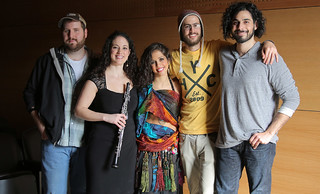
#> input picture database/11702036466_d2c45b188e_n.jpg, 320 x 194 px; its folder holds only this picture in this run
$ python facecount.py   (older library calls are emulated)
#> lines starting #> are read from the running program, lines starting #| are printed output that depends on the picture; after the words box and inside, x2 and y2 are one past the last pixel; in counts of white or black regions, pixels touching at a corner belong together
import cv2
import sys
import matplotlib.pyplot as plt
import os
from scipy import ndimage, misc
# Get user supplied values

directory = os.fsdecode('./database')
total = 0
#image = cv2.imread('C:/Users/BIDISHA/Desktop/FaceCount/the_party.jpg',1)
faceCascade = cv2.CascadeClassifier('haarcascade_frontalface_default.xml')

for file in os.listdir(directory):
    filename = os.fsdecode(file)
    if filename.endswith(".jpg"):
        # Read the image
        path = os.path.join(directory,filename)
        image = cv2.imread(path,1)
#> image is the input picture: shape (194, 320, 3); mean B, G, R 70.4, 82.8, 97
        gray = cv2.cvtColor(image, cv2.COLOR_BGR2GRAY)
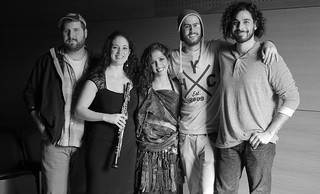
#> gray: shape (194, 320); min 0, max 255, mean 85.6

        # Detect faces in the image
        faces = faceCascade.detectMultiScale(
            gray,
            scaleFactor=1.1,
            minNeighbors=5,
            minSize=(30, 30)
            #flags = cv2.CV_HAAR_SCALE_IMAGE
        )
#> faces = [[224, 9, 34, 34]]
        total += len(faces)
#> total = 1
        print("Found {0} faces!".format(len(faces)))
#| Found 1 faces!

        # Draw a rectangle around the faces
        for (x, y, w, h) in faces:
            cv2.rectangle(image, (x, y), (x+w, y+h), (0, 255, 0), 2)
#> this loop made 1 pass
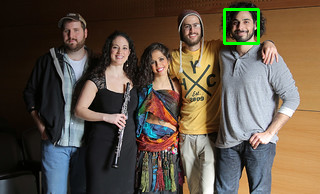
#> image: shape (194, 320, 3); 0.65% of pixels changed, all inside (x1, y1, x2, y2) = (223, 8, 260, 45)


print("Total detected faces = {}".format(total))
#| Total detected faces = 1
        #status = cv2.imwrite(filename, image)
#print ("Image written to file-system : ",status)
# cv2.waitKey(0)

$ run again, on database/20_Family_Group_Family_Group_20_140.jpg
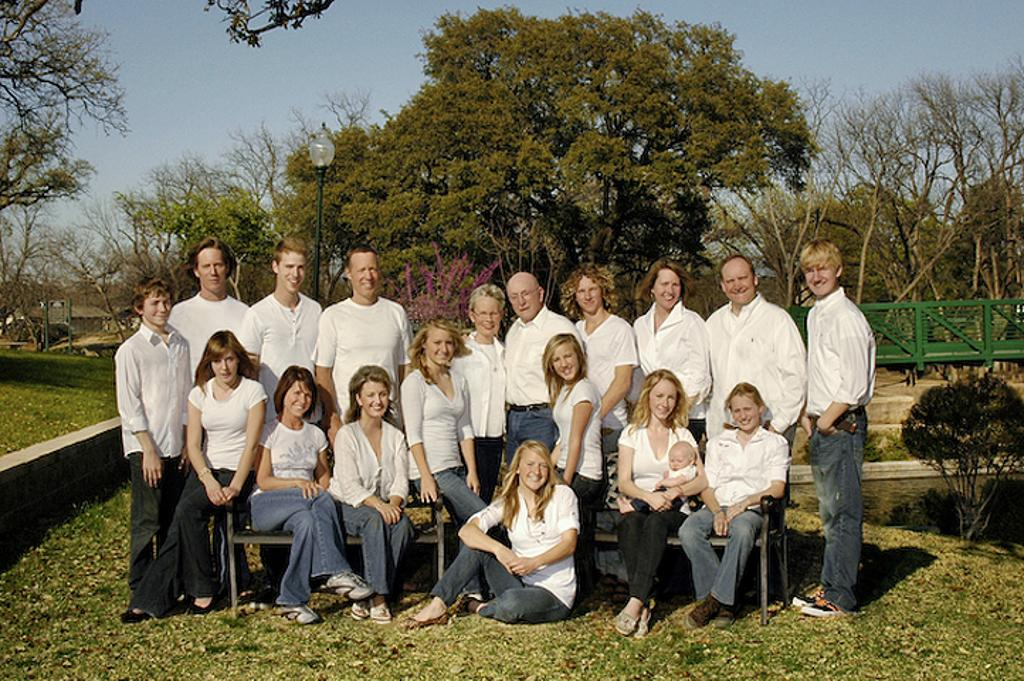
#> input picture database/20_Family_Group_Family_Group_20_140.jpg, 1024 x 681 px
#> image is the input picture: shape (681, 1024, 3); mean B, G, R 86.2, 107.2, 111.9
#> `gray = cv2.cvtColor(image, cv2.COLOR_BGR2GRAY)`:
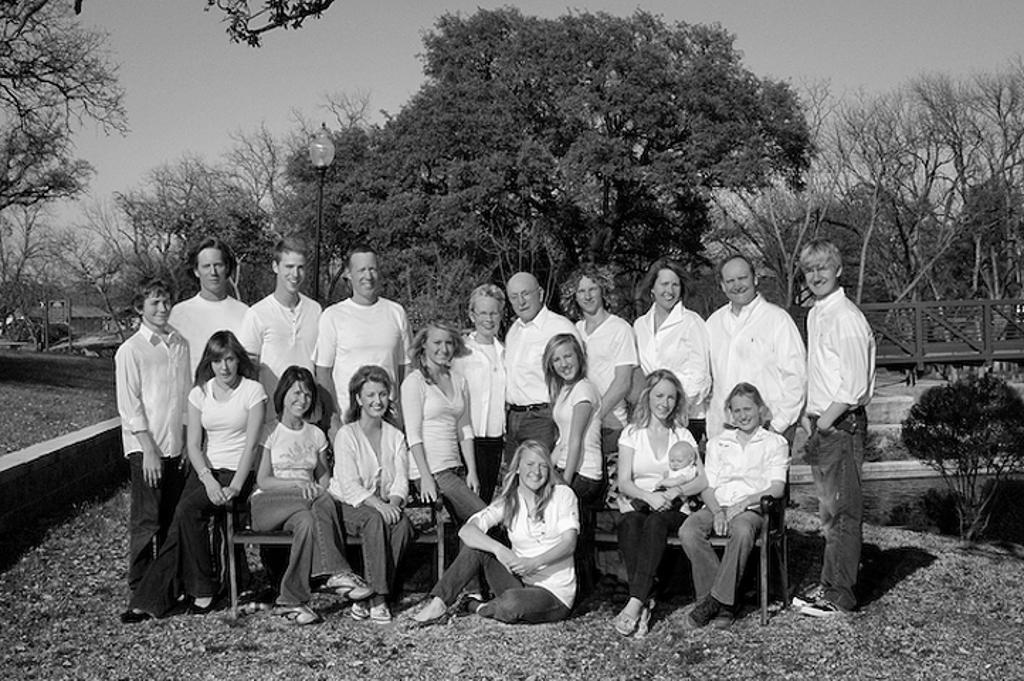
#> gray: shape (681, 1024); min 0, max 255, mean 106.2
#> faces = 16 rows, first 6: [194, 251, 38, 38], [277, 252, 38, 38], [345, 254, 38, 38], [718, 264, 38, 38], [651, 271, 35, 35], [570, 277, 35, 35]
#> total = 16
#| Found 16 faces!
#> the loop `for (x, y, w, h) in faces:` made 16 passes
#> after the loop `for (x, y, w, h) in faces:`:
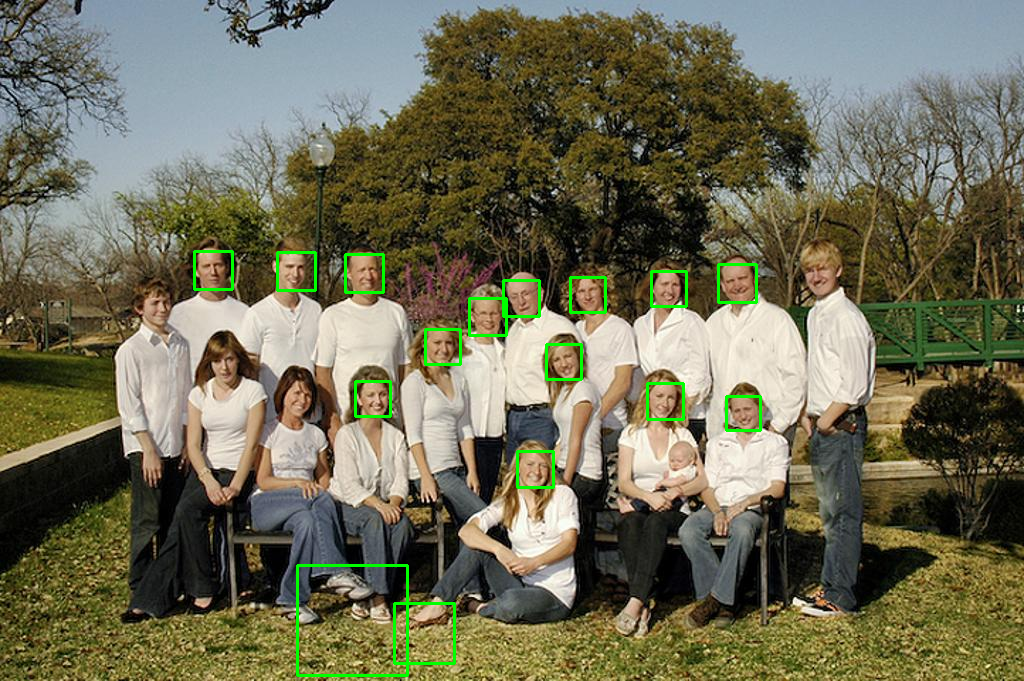
#> image: shape (681, 1024, 3); 1.15% of pixels changed, all inside (x1, y1, x2, y2) = (193, 250, 762, 677)
#| Total detected faces = 16

$ run again, on database/20_Family_Group_Family_Group_20_147.jpg
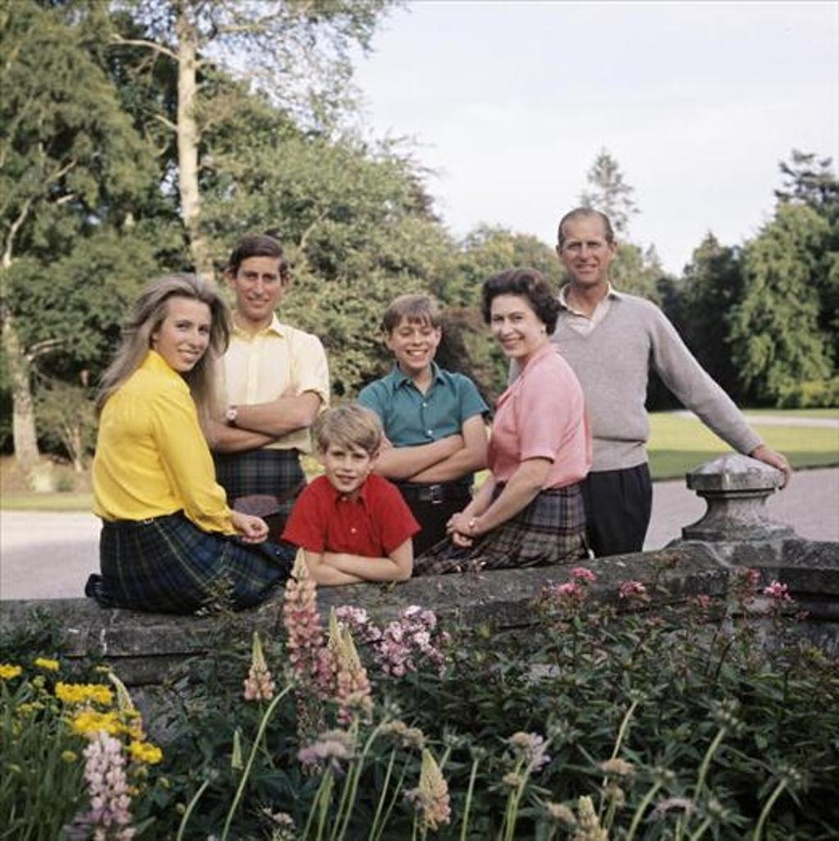
#> input picture database/20_Family_Group_Family_Group_20_147.jpg, 839 x 841 px, shrunk from 1024 x 1026 before the run
#> image is the input picture: shape (841, 839, 3); mean B, G, R 109.8, 121.6, 127.7
#> `gray = cv2.cvtColor(image, cv2.COLOR_BGR2GRAY)`:
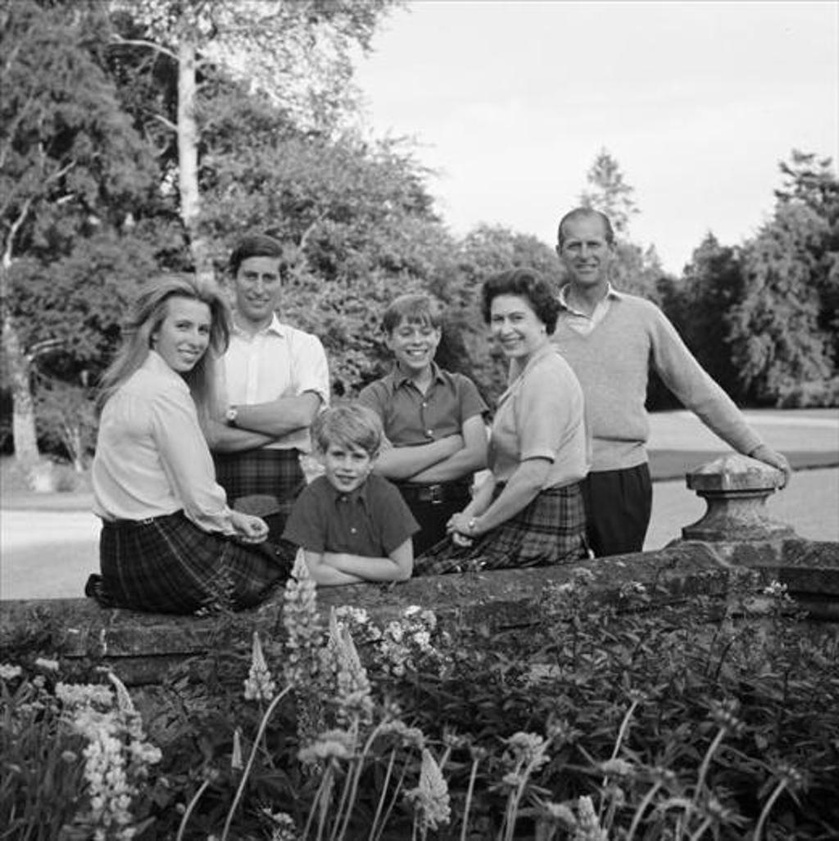
#> gray: shape (841, 839); min 0, max 255, mean 122.1
#> faces = [[555, 223, 57, 57], [229, 254, 61, 61], [389, 311, 56, 56], [320, 435, 55, 55], [478, 295, 62, 62], [159, 303, 66, 66], [85, 596, 58, 58], [765, 273, 62, 62]]
#> total = 8
#| Found 8 faces!
#> the loop `for (x, y, w, h) in faces:` made 8 passes
#> after the loop `for (x, y, w, h) in faces:`:
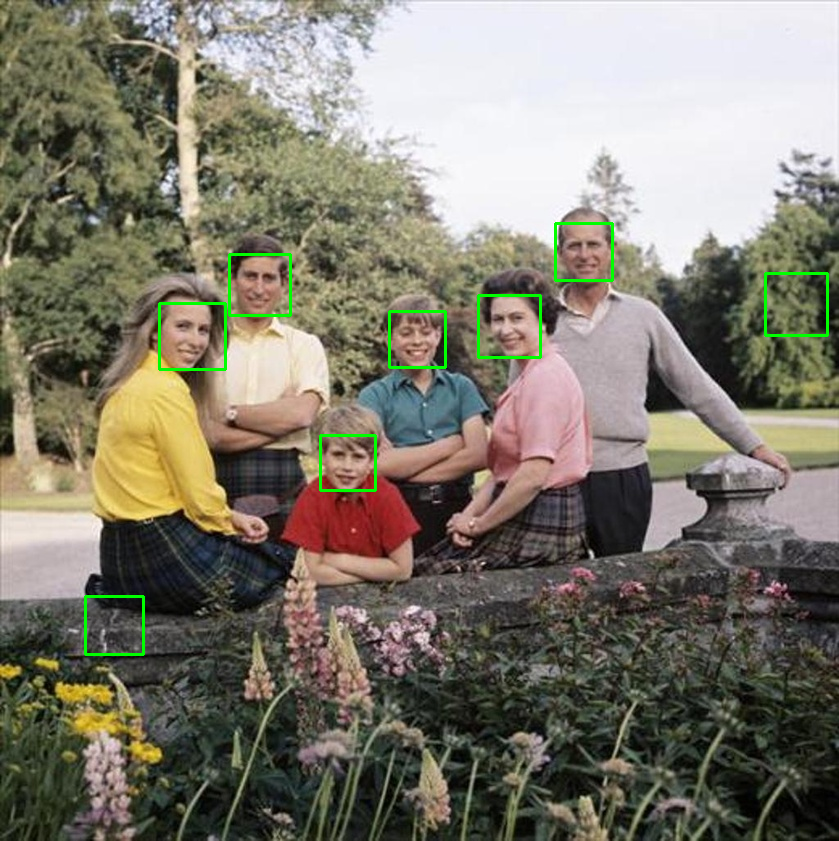
#> image: shape (841, 839, 3); 0.81% of pixels changed, all inside (x1, y1, x2, y2) = (84, 222, 829, 656)
#| Total detected faces = 8

$ run again, on database/20_Family_Group_Family_Group_20_1028.jpg
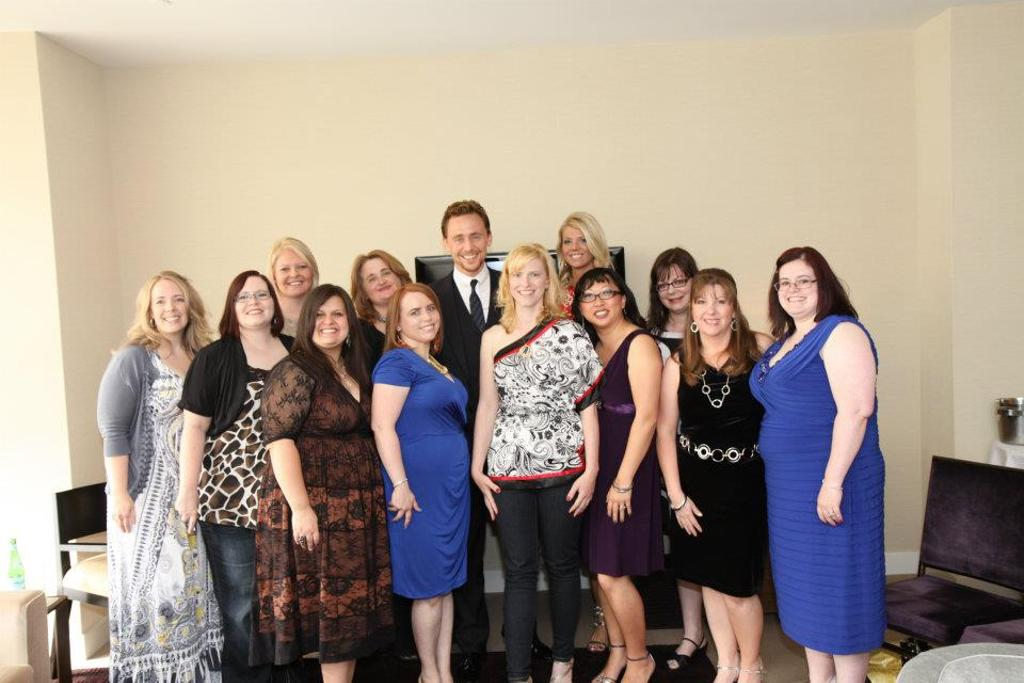
#> input picture database/20_Family_Group_Family_Group_20_1028.jpg, 1024 x 683 px
#> image is the input picture: shape (683, 1024, 3); mean B, G, R 136.4, 147.4, 161.4
#> `gray = cv2.cvtColor(image, cv2.COLOR_BGR2GRAY)`:
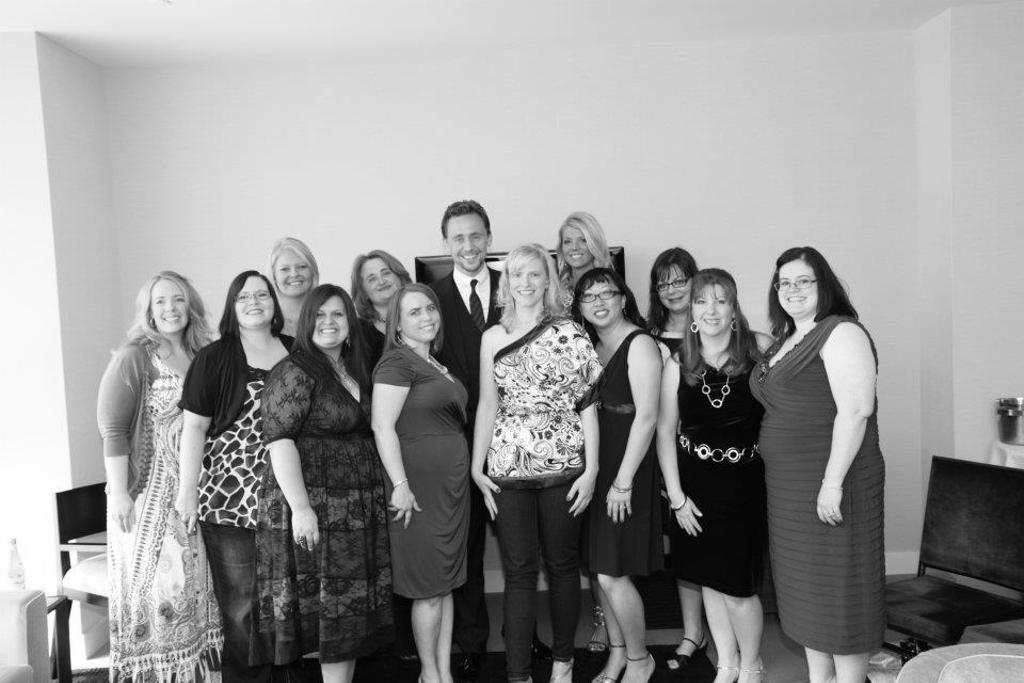
#> gray: shape (683, 1024); min 0, max 255, mean 150.4
#> faces = 14 rows, first 6: [557, 227, 36, 36], [275, 253, 39, 39], [231, 280, 44, 44], [145, 281, 50, 50], [309, 298, 43, 43], [651, 266, 45, 45]
#> total = 14
#| Found 14 faces!
#> the loop `for (x, y, w, h) in faces:` made 14 passes
#> after the loop `for (x, y, w, h) in faces:`:
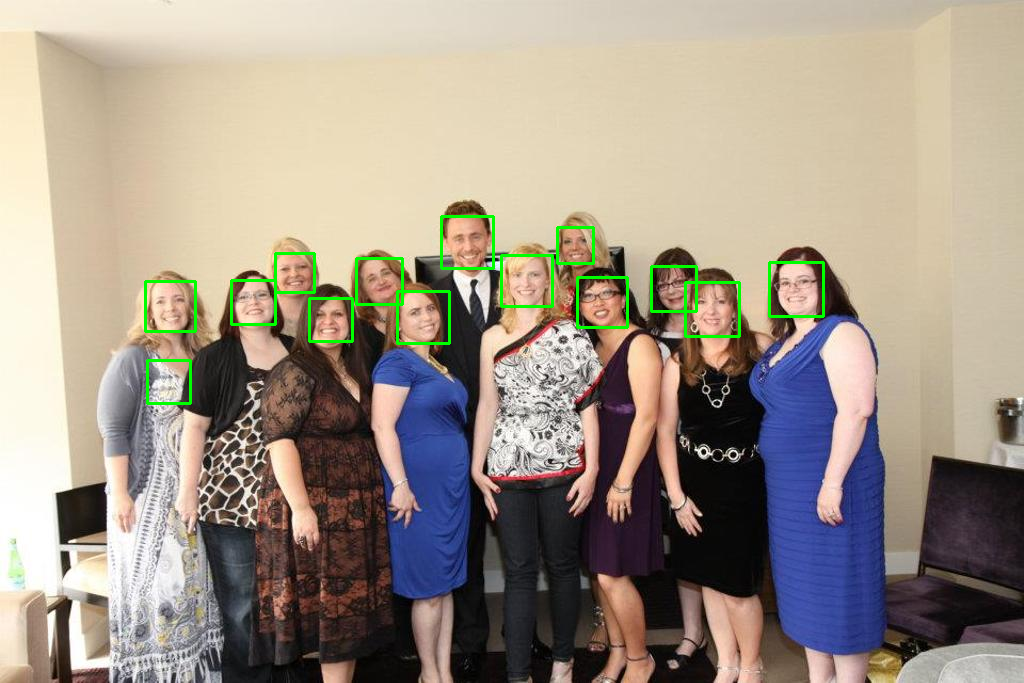
#> image: shape (683, 1024, 3); 1.11% of pixels changed, all inside (x1, y1, x2, y2) = (144, 215, 825, 405)
#| Total detected faces = 14
